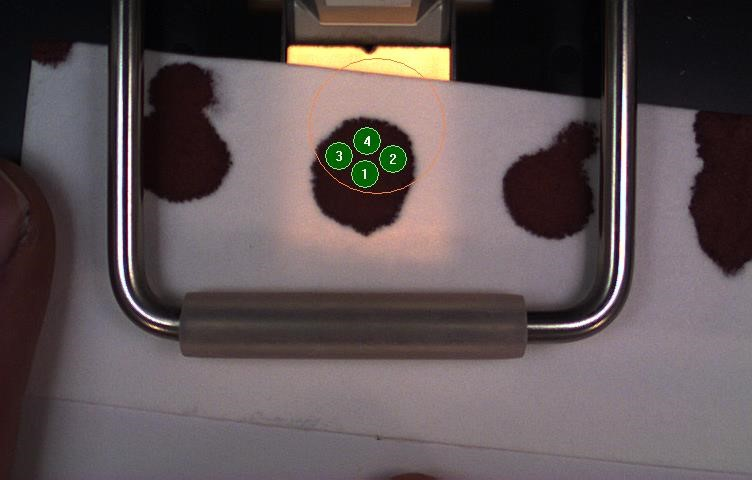
#> input picture images/demo1.jpg, 752 x 480 px
$ jupyter execute --allow-errors nbscv_demo.ipynb   (shell and % lines are left out)   (older library calls are emulated)
#> lines starting #> are read from the running program, lines starting #| are printed output that depends on the picture; after the words box and inside, x2 and y2 are one past the last pixel; in counts of white or black regions, pixels touching at a corner belong together
### functions.py
import numpy as np
import pandas as pd
import matplotlib.pyplot as plt
import cv2
import os
import math

# Default coordinates for outer rectangle:
x_min=1
x_max=459
y_min=50
y_max=299

# Default coordinates and radius for search area

center = (209,139)
radius = 68


def contour_in_roi(contours, i, center, radius):
    ''' Function to determine if area is in ROI
    '''

    cx, cy = center

    for j in range(len(contours[i])):
        x = contours[i][j][0][0]
        y = contours[i][j][0][1]

        dist = math.sqrt((x-cx)**2 + (y-cy)**2)

        if dist <= radius:
            return True

    return False

def all_contour_in_roi(contours,i, x_min, x_max, y_min, y_max):
    ''' Function to determine if area is completely within ROI
    '''

    for j in range(len(contours[i])):
        x = contours[i][j][0][0]
        y = contours[i][j][0][1]

        if (x_min < x < x_max) & (y_min < y < y_max):
            point_in_roi = True
        else:
            return False

    return point_in_roi

def bs_detect(img, x_min, x_max, y_min, y_max, select_punched = False):
    '''
    Detect blood spots in an image using threshold and contours

    Internal contours that lie completely within rectangle bounded by (x_min,y_min) to (x_max,y_max) are filled

    If select_punched = True then only blood spots with green punch annotations are selected

    img --> contours, hierarchy

    '''


    ## basic blood spot algorithm

    blurred_img = cv2.medianBlur(img,3)
    gray = cv2.cvtColor(blurred_img,cv2.COLOR_RGB2GRAY)
    ret, thresh = cv2.threshold(gray,0,255,cv2.THRESH_BINARY_INV+cv2.THRESH_OTSU)

    # add background to remove enclosing artefacts
    h, w = thresh.shape
    background = np.zeros((h,w),dtype=np.uint8)
    x = int(w/2)
    rad = int(w/2)
    y = int(h/2)
    background = cv2.circle(background,(x,y),rad,255,-1)
    thresh = cv2.bitwise_and(background,thresh)

    # foreground noise reduction
    kernel = np.ones((3,3),np.uint8)
    closing = cv2.morphologyEx(thresh, cv2.MORPH_CLOSE, kernel, iterations=1)

    # find internal contours without noise reduction
    s_contour_image, s_contours, s_hierarchy = cv2.findContours(closing, cv2.RETR_CCOMP, cv2.CHAIN_APPROX_SIMPLE)

    # fill internal contours on thresholded image
    for i in range(len(s_contours)):
        # skip if contour is outside region of interest
        if not all_contour_in_roi(s_contours,i,x_min,x_max,y_min,y_max):
            continue
        ## last field in heirarchy is -1 if the contour has no parent - so select only those with parent
        if s_hierarchy[0][i][3] != -1:
            # fill contours on threshold image, only if contour is large enough to be a punch
            if cv2.contourArea(s_contours[i]) > 100:
                cv2.drawContours(closing, s_contours, i, (255,255,255),thickness=cv2.FILLED)

    # noise removal on amended thresholded image
    kernel = np.ones((3,3),np.uint8)
    opening = cv2.morphologyEx(closing,cv2.MORPH_OPEN,kernel, iterations = 5)

    # find contours --> blood spots
    contour_image, contours, hierarchy = cv2.findContours(opening, cv2.RETR_CCOMP, cv2.CHAIN_APPROX_SIMPLE)

    if not select_punched:
        return contours, hierarchy

    elif select_punched:

        img_rgb = cv2.cvtColor(img,cv2.COLOR_BGR2RGB)

        for i in range(len(contours)):
            # fill external contours
            cv2.drawContours(contour_image, contours, i, (255,255,255), thickness=cv2.FILLED)

        # blur image for green mask - use a separate blur in case the optimum kernal size differs
        blurred_img_gm = cv2.medianBlur(img_rgb,7)

        ## convert to hsv and mask of green (36,25,25) ~ (86, 255,255)
        hsv = cv2.cvtColor(blurred_img_gm, cv2.COLOR_RGB2HSV)
        mask = cv2.inRange(hsv, (36, 25, 25), (86, 255,255))

        # mask erosion
        kernel = np.ones((9,9),np.uint8)
        mask_erode = cv2.erode(mask,kernel,iterations = 2)
        mask_erode = cv2.medianBlur(mask_erode,3)

        # add mask to grayscale image (so that punches appear as white)
        add_punch = cv2.subtract(contour_image,mask_erode)

        ## detect contours of punched spot
        p_contour_image, p_contours, p_hierarchy = cv2.findContours(add_punch, cv2.RETR_CCOMP, cv2.CHAIN_APPROX_SIMPLE)

        return p_contours, p_hierarchy


def draw_bs_contours(img,contours,hierarchy, center, radius, label_contours=False, select_punched=False, punch_mode='center'):
    '''
    draw all detected blood spot contours in circular region of interest

    If select_punched = True then only blood spots with green punch annotations are selected,
    and the location of punch contours is indicated

    If label_contours = True then contours are labelled with a contour number

    Punch mode:
        'outline' - draw the outline of the punch contour
        'center' - draw a point at the center of the punch contour

    '''

    # define critera for selecting blood spots based on image type
    if select_punched:
        # third column in the array is -1 if it does not have a child contour
        criteria = 'hierarchy[0][i][2] != -1'
    else:
        # last column in the array is -1 if an external contour (no contours inside of it)
        criteria = 'hierarchy[0][i][3] == -1'

    for i in range(len(contours)):

        # skip if contour is outside region of interest
        if not contour_in_roi(contours,i,center,radius):
            continue

        # last column in the array is -1 if an external contour (no contours inside of it)
        if eval(criteria):
            # Draw the external contours from the list of contours
            cv2.drawContours(img, contours, i, (0,0,255), 2)

            if label_contours:
                M=cv2.moments(contours[i])
                cx=int(M['m10']/M['m00'])
                cy=int(M['m01']/M['m00'])
                cv2.putText(img,text=str(i),org=(cx-60,cy-60),
                    fontFace=cv2.FONT_HERSHEY_SIMPLEX,
                    fontScale=1,
                    color=(0,0,255),
                    thickness=2,lineType=cv2.LINE_AA)

            # Draw the punch contours
            if select_punched:
                for j in range(len(contours)):
                    if hierarchy[0][j][3] == i:

                        if punch_mode == 'outline':
                            cv2.drawContours(img, contours, j, (255,0,0), 2)

                        elif punch_mode == 'center':
                            # Calculate the co-ordinates of the center of the punch
                            M_punch = cv2.moments(contours[j])
                            punch_cX = int(M_punch["m10"] / M_punch["m00"])
                            punch_cY = int(M_punch["m01"] / M_punch["m00"])

                            # Draw the center of the punch on the image
                            cv2.circle(img, (punch_cX, punch_cY), 5, (255, 0, 0), -1)

                        else:
                            raise Exception("Punch mode must be equal to 'outline' or 'center'")

    return img

def spot_metrics(contours,hierarchy,mm_per_pixel, center, radius, select_punched = False):

    spot_list = []
    hull = []


    # define critera for selecting blood spots based on image type
    if select_punched:
        # third column in the array is -1 if it does not have a child contour
        criteria = 'hierarchy[0][i][2] != -1'
    else:
        # last column in the array is -1 if an external contour (no contours inside of it)
        criteria = 'hierarchy[0][i][3] == -1'

    for i in range(len(contours)):

        hull.append(cv2.convexHull(contours[i], False))

        if not contour_in_roi(contours,i,center,radius):
            continue

        # last column in the array is -1 if an external contour (no contours inside of it)
        if eval(criteria):
            number_punches = 0
            punch_area_list = []
            punch_distance_list = []
            average_punch_area=False
            average_punch_mm_dist_from_center=False
            average_punch_dist_from_center_prop=False

            ## BLOOD SPOT METRICS

            area = cv2.contourArea(contours[i])
            perimeter = cv2.arcLength(contours[i],True)
            perimeter_mm = perimeter*mm_per_pixel

            # calculate circumference and diameter of circle with area the same size as contour
            equiv_diam = np.sqrt(4*area/np.pi)
            equiv_diam_mm = equiv_diam*mm_per_pixel
            equiv_circ = np.sqrt(4*np.pi*area)

            # calculate ratio of circumference of theoretical circle to perimeter
            # values close to 1 indicate a round bloodspot. values close to 0 indicate very irregular blood spot
            roundness = equiv_circ/perimeter

            # calculate minimum area bounding rectangle
            (x,y),(w,h),angle = cv2.minAreaRect(contours[i])

            if w>h:
                long=w
                short=h
            else:
                long=h
                short=w
            long_mm=long*mm_per_pixel
            short_mm=short*mm_per_pixel
            elongation=short/long

            # calculate minimum enclosing circle
            (x,y),min_circ_rad = cv2.minEnclosingCircle(contours[i])
            min_circle_area = np.pi*min_circ_rad*min_circ_rad
            circular_extent=area/min_circle_area

            # convex hull properties
            hull_area = cv2.contourArea(hull[i])
            solidity = area/hull_area
            hull_perimeter = cv2.arcLength(hull[i],True)
            convexity = hull_perimeter/perimeter

            # Calculate the co-ordinates of the center of the blood spot

            M_spot = cv2.moments(contours[i])
            spot_cX = int(M_spot["m10"] / M_spot["m00"])
            spot_cY = int(M_spot["m01"] / M_spot["m00"])

            ### PUNCH METRICS

            if select_punched:
                # find child contours (punches) of blood spot
                for j in range(len(contours)):
                    if hierarchy[0][j][3] == i:
                        # count number of punches for each spot
                        number_punches += 1

                        # calculate area of each punch and append to a list
                        punch_area = cv2.contourArea(contours[j])
                        punch_area_list.append(punch_area)

                        # Calculate the co-ordinates of the center of the punch
                        M_punch = cv2.moments(contours[j])
                        punch_cX = int(M_punch["m10"] / M_punch["m00"])
                        punch_cY = int(M_punch["m01"] / M_punch["m00"])

                        # Calculate the distance between the center of the blood spot and punch and append to list
                        punch_pixel_dist_from_center = math.sqrt((punch_cX-spot_cX)**2 + (punch_cY-spot_cY)**2)
                        punch_distance_list.append(punch_pixel_dist_from_center)

                        # calculate averages
                        average_punch_area = sum(punch_area_list)/len(punch_area_list)
                        average_punch_pixel_dist_from_center = sum(punch_distance_list)/len(punch_distance_list)
                        average_punch_mm_dist_from_center = average_punch_pixel_dist_from_center*mm_per_pixel

                        average_punch_dist_from_center_prop = average_punch_mm_dist_from_center/equiv_diam_mm

            # add area of blood spot, number of punches and average punch area to list
            spot_list.append([i,area,perimeter_mm,roundness, equiv_diam_mm, long_mm,short_mm,
                            elongation, circular_extent, hull_area, solidity, hull_perimeter, convexity,
                              number_punches, average_punch_area,average_punch_mm_dist_from_center,
                             average_punch_dist_from_center_prop])

    return spot_list

def spot_metrics_multi(input_folder,x_min,x_max,y_min,y_max,mm_per_pix,center,radius,image_type,select_punched=False):
    '''
    Calculate metrics on multiple images

    Image type:
    'screenshot' - a screenshot from the Panthera PC
    'original' - the original view from the Panthera camera
    'cropped' - an image which has been cropped to within the gripping hand

    '''
    spot_list = []
    cols = ['file','contour_index','area','perimeter_mm','roundness','equiv_diam_mm',
            'long_mm','short_mm', 'elongation', 'circular_extent',
             'hull_area', 'solidity', 'hull_perimeter', 'convexity',
            'number_punches', 'average_punch_area',
            'average_punch_dist_from_center_mm','average_punch_dist_from_center_prop']

    for file in os.listdir(input_folder):

        # skip non-image files
        if not (file.endswith('.jpg') or file.endswith('png')):
            continue

        # read image
        img = cv2.imread(input_folder + "/"+ file)

        if image_type == 'screenshot':
            img = img[230:530, 509:969]

        elif image_type =='original':
            img = img[0:300, 150:610]

        elif image_type == 'cropped':
            pass

        else:
            raise Exception("Image type must be either 'screenshot', 'original' or 'cropped'")

        #if image is already cropped then no further crop is necessary

        # detect punched blood spot
        contours, hierarchy = bs_detect(img,x_min,x_max,y_min,y_max,select_punched=select_punched)

        # calculate blood spot metrics
        spot_met = spot_metrics(contours,hierarchy,mm_per_pix,center,radius,select_punched=select_punched)

        for row in spot_met:
            row.insert(0,file[:-4])

        spot_list.extend(spot_met)

    df = pd.DataFrame(spot_list, columns=cols)

    return df


# [284 lines left out: functions calc_multispot_prob, calc_multispot_prob_multi, bs_crop, bs_multicrop, draw_bounding_box, image_multi_plot, not called in this run]

### nbscv_demo.ipynb
# Blood spot computer vision demo

This Jupyter notebook aims to to demonstrate the use of the computer vision code for assessing blood spot quality, developed by [Nick Flynn](https://www.linkedin.com/in/flynnn) of Cambridge University Hospitals NHS Foundation Trust.

The code was developed for a project submitted to the Royal College of Pathologists to satisfy the requirements of the Part 2 Module 3 (Writen Component Module) FRCPath examination in Clinical Biochemistry.

The code has been licenced under a [GNU General Public License v3](https://www.gnu.org/licenses/gpl-3.0.en.html).

Please cite the following paper if you use this code:

Nick Flynn, Stuart J. Moat, Sarah L. Hogg, A computer vision approach to the assessment of dried blood spot size and quality in newborn screening, Clinica Chimica Acta, Volume 547, 2023, 117418, ISSN 0009-8981, https://doi.org/10.1016/j.cca.2023.117418.

For questions or comments please contact nick.flynn@nhs.net

## Set-up

### Anaconda environment

Anaconda is an open source distribution platform and can be downloaded from https://www.anaconda.com/.

The anaconda environment used for this study is contained within the ```nbscv.yaml``` file.

To create the environment, open Anaconda prompt and change directory using the ```cd``` prompt to the folder in which the ```nbscv.yaml``` file has been saved.

```
(base) C:\Users\nickf> cd C:\Users\nickf\Anaconda3\envs
```

Next create the conda environment using ```conda env create -f nbscv.yaml```

```
(base) C:\Users\nickf\Anaconda3\envs> conda env create -f nbscv.yaml
```

To activate the environment use

```
$ conda activate nbscv_demo
```

### Import dependencies

[cell 1]
import numpy as np
import pandas as pd
import matplotlib.pyplot as plt
import cv2
import os
import math

### Search areas and pixel conversion

[cell 2]
# Default coordinates for outer rectangle
# This rectangle defines the region that the blood spot must fall completely within
x_min=1
x_max=459
y_min=50
y_max=299

# Default coordinates and radius for search area - these may need tweaking depending on the configuration of the Panthera puncher
center = (209,139)
radius = 68

# Default mm-per-pixel - instrument specific value can be found in the config file of the Panthera puncher
mm_per_pixel = 0.1153

### Machine learning model and columns

[cell 3]
### Load machine learning models
from joblib import load
#> (the rest of this cell did not finish here and is left out)

# Blood spot detection

[cell 4]
## Import functions necessary for blood spot detection
from functions import contour_in_roi, all_contour_in_roi, bs_detect, draw_bs_contours, spot_metrics, calc_multispot_prob,  draw_bounding_box

Load image from Panthera camera, crop and convert to RGB colour space

[cell 5]
img = cv2.imread('images/demo1.jpg')
#> img is the input picture: shape (480, 752, 3); mean B, G, R 85.3, 83.7, 94.9

## we are only interested in the central region, so crop with the following settings
img = img[0:300, 150:610]
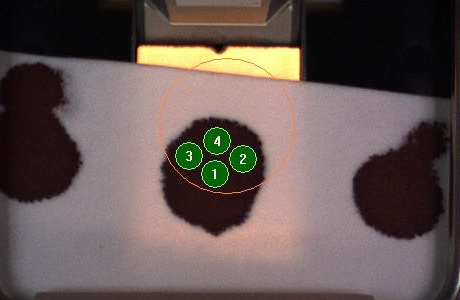
#> img: shape (300, 460, 3); mean B, G, R 83.2, 86.6, 100.5

## openCV uses BGR colour space, while matplotlib uses RGB
## since we are using matplotlib to display images, convert to RGB colour space
img_rgb = cv2.cvtColor(img,cv2.COLOR_BGR2RGB)

## display image to show the cropped image
plt.imshow(img_rgb)

Blood spots are detected using the bs_detect function.

We can ```select_punched=True``` to select only blood spots with punch annotations, or set ```select_punched=False``` to select all blood spots within the region of interest.

In this case, let's select all blood spots with ```select_punched=False``` .

```draw_bs_contours``` draws the detected blood spots on the image in blue

[cell 6]
## contours and hierarchy of punched spots are detected using the bs_detect function
contours, hierarchy = bs_detect(img, x_min, x_max, y_min, y_max, select_punched=False)
#> in bs_detect, `gray = cv2.cvtColor(blurred_img,cv2.COLOR_RGB2GRAY)`:
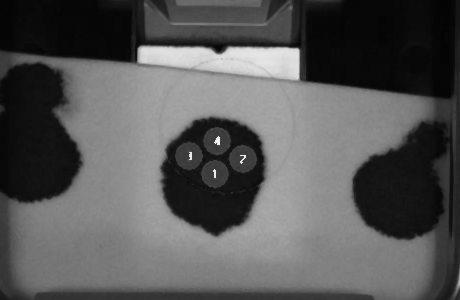
#> gray: shape (300, 460); min 3, max 243, mean 86.9
#> in bs_detect, `ret, thresh = cv2.threshold(gray,0,255,cv2.THRESH_BINARY_INV+cv2.THRES..`:
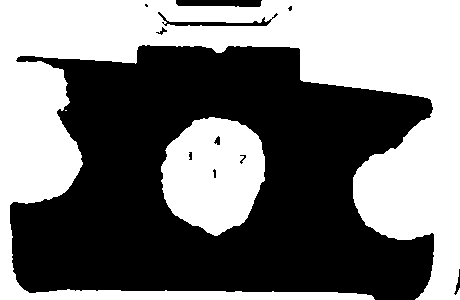
#> thresh: shape (300, 460); 47.3% white; 3 white regions (1 under 20 px), largest, box (x1, y1, x2, y2) and area: (0, 0, 460, 300) 55984, (161, 117, 265, 236) 9226
#> in bs_detect, `ret, thresh = cv2.threshold(gray,0,255,cv2.THRESH_BINARY_INV+cv2.THRES..`: ret = 83
#> in bs_detect, `thresh = cv2.bitwise_and(background,thresh)`:
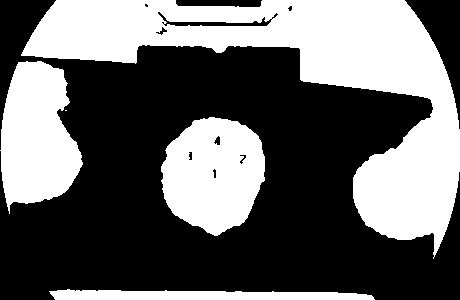
#> thresh: shape (300, 460); 40.6% white; 5 white regions (1 under 20 px), largest, box (x1, y1, x2, y2) and area: (21, 0, 460, 259) 35131, (161, 117, 265, 236) 9226, (0, 61, 83, 214) 8912, (49, 289, 375, 300) 2761
#> in bs_detect, `thresh = cv2.bitwise_and(background,thresh)`:
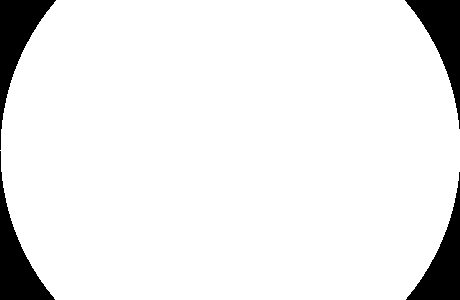
#> background: shape (300, 460); 92.4% white; 4 black regions, box (x1, y1, x2, y2) and area: (0, 0, 56, 150) 2734, (0, 151, 55, 300) 2678, (405, 0, 460, 129) 2584, (406, 172, 460, 300) 2529
#> in bs_detect, `closing = cv2.morphologyEx(thresh, cv2.MORPH_CLOSE, kernel, iterations..`:
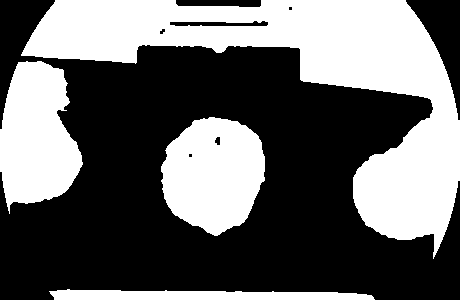
#> closing: shape (300, 460); 40.8% white; 4 white regions
#> in bs_detect, `s_contour_image, s_contours, s_hierarchy = cv2.findContours(closing, c..`: s_contours = 9 contours, 2 with area under 20; largest, box (x1, y1, x2, y2) and area: (21, 0, 460, 259) 34958, (161, 117, 265, 236) 9163, (0, 61, 83, 214) 8763, (49, 289, 375, 300) 2439, (169, 20, 269, 27) 458, (214, 136, 221, 146) 42, (159, 28, 166, 35) 25; s_hierarchy = [[1, -1, -1, -1], [4, 0, 2, -1], [3, -1, -1, 1], [-1, 2, -1, 1], [5, 1, -1, -1], [-1, 4, 6, -1], [7, -1, -1, 5], [8, 6, -1, 5], [-1, 7, -1, 5]]
#> the loop in bs_detect, `for i in range(len(s_contours)):` made 9 passes
#> in bs_detect, `opening = cv2.morphologyEx(closing,cv2.MORPH_OPEN,kernel, iterations =..`:
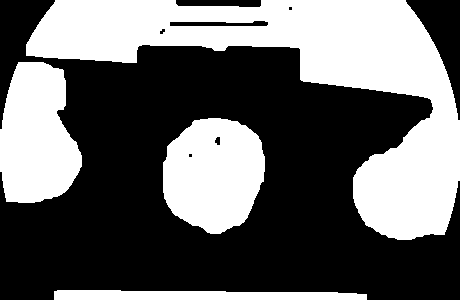
#> opening: shape (300, 460); 40.5% white; 4 white regions
#> in bs_detect, `contour_image, contours, hierarchy = cv2.findContours(opening, cv2.RET..`: contours = 9 contours, 2 with area under 20; largest, box (x1, y1, x2, y2) and area: (26, 0, 460, 240) 34782, (163, 118, 265, 234) 9108, (0, 62, 82, 203) 8687, (54, 290, 367, 300) 2382, (169, 20, 269, 27) 476, (214, 136, 221, 146) 42, (159, 28, 166, 35) 25

# draw contours
contour_img = draw_bs_contours(img_rgb.copy(),contours,hierarchy, center, radius, select_punched=False)
#> the loop in draw_bs_contours, `for i in range(len(contours)):` made 9 passes
#> after the loop in draw_bs_contours, `for i in range(len(contours)):`:
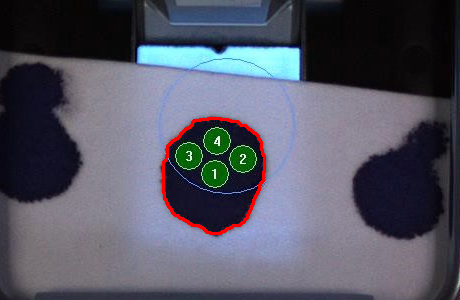
#> img: shape (300, 460, 3); mean of channels 0, 1, 2 99.8, 86, 84.8; drawn as B, G, R

plt.imshow(contour_img)

We can then calculate blood spot properties from the detection blood spot contours. The list of values corresponds to the cols listed above.

Properties related to punches are equal to False since we are not looking for punched spots

[cell 7]
# calculate properties
spot_met = spot_metrics(contours,hierarchy,mm_per_pixel,center,radius, select_punched=False)
#> (the rest of the program and of its run is left out)
